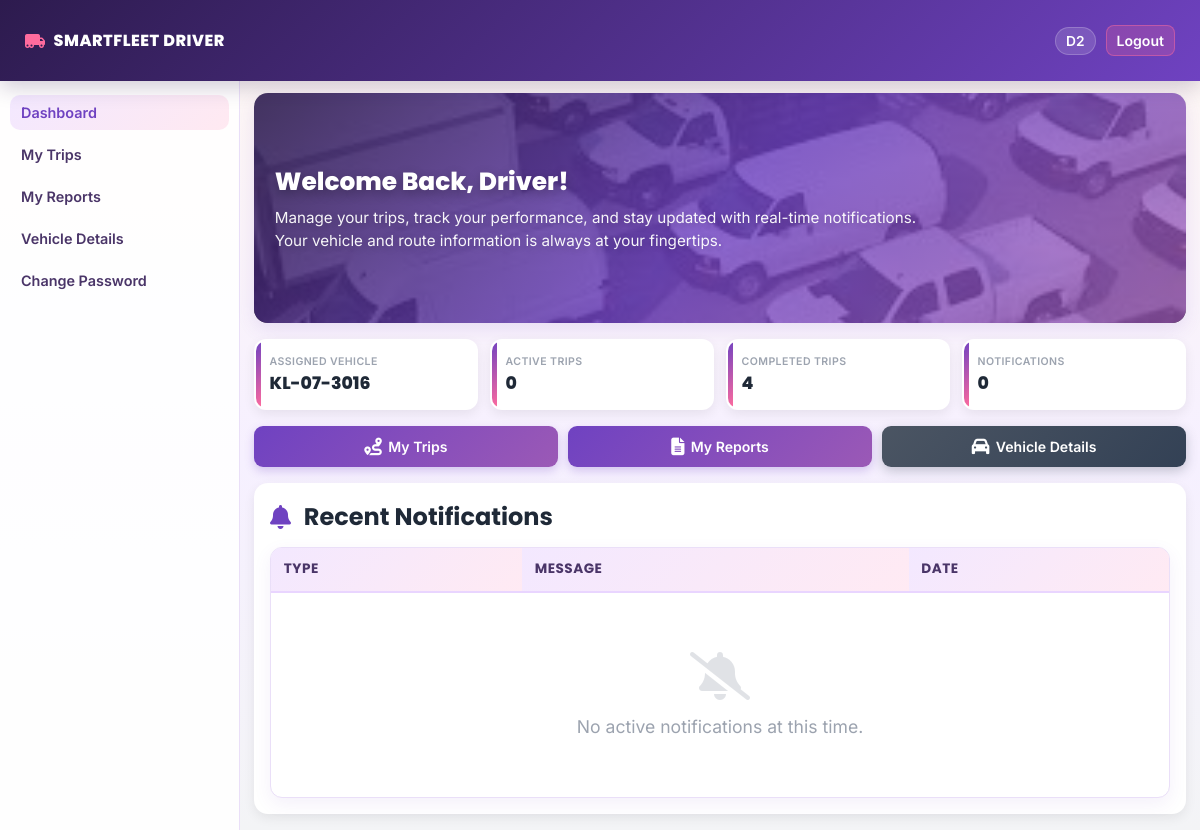
/driver/home/ (signed in), run on an earlier commit of the app's database.
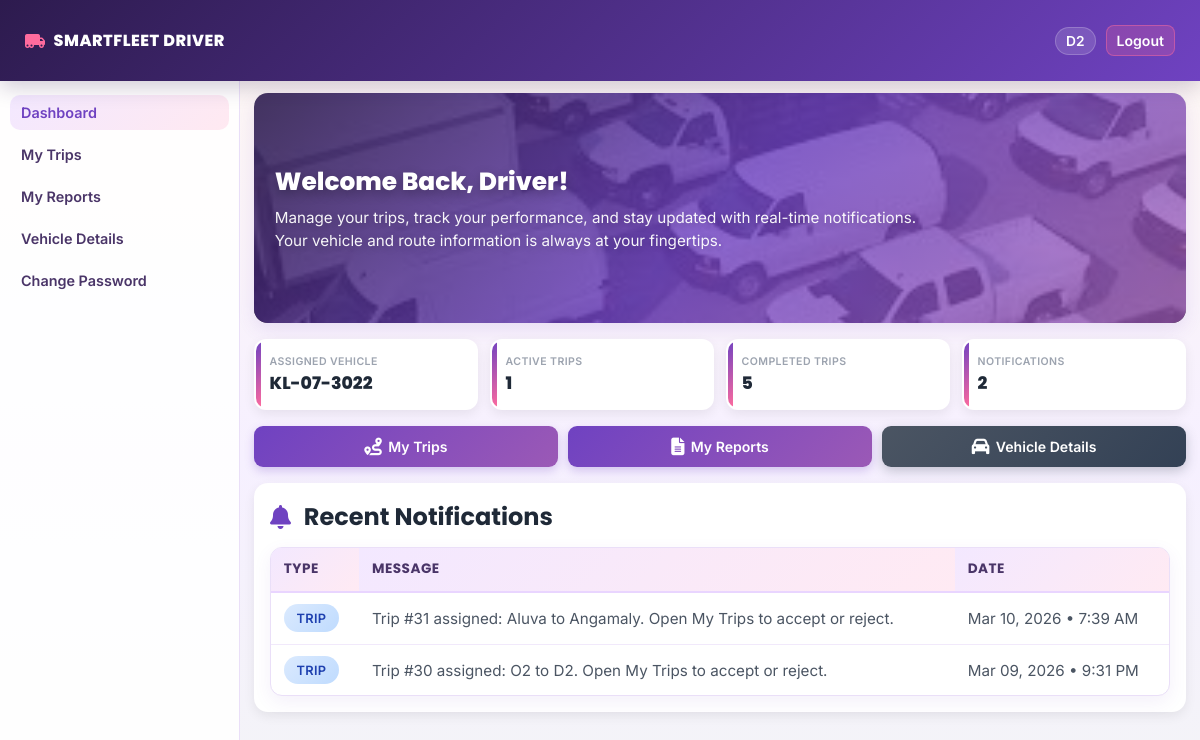
And on a later commit of the database.
### s_fleet/models.py (models this page shows, shortened)
class Vehicle(models.Model):
    STATUS_AVAILABLE = "available"
    STATUS_ASSIGNED = "assigned"
    STATUS_IN_TRIP = "in_trip"
    STATUS_MAINTENANCE = "maintenance"
    STATUS_MAINT_REQUIRED = "maintenance_required"
    STATUS_CHOICES = [
        (STATUS_AVAILABLE, "Available"),
        (STATUS_ASSIGNED, "Assigned"),
        (STATUS_IN_TRIP, "In Trip"),
        (STATUS_MAINTENANCE, "Maintenance"),
        (STATUS_MAINT_REQUIRED, "Maintenance Required"),
    ]
    plate_number = models.CharField(max_length=30, unique=True)
    year_of_manufacture = models.PositiveIntegerField(blank=True, null=True)
    model_name = models.CharField(max_length=100)
    vehicle_type = models.CharField(max_length=80, blank=True, null=True)
    load_capacity = models.FloatField(blank=True, null=True)
    usage_hours = models.FloatField(default=0)
    battery_status = models.FloatField(blank=True, null=True)
    status = models.CharField(max_length=30, choices=STATUS_CHOICES, default=STATUS_AVAILABLE)
    created_at = models.DateTimeField(auto_now_add=True)
    updated_at = models.DateTimeField(auto_now=True)

class Alert(models.Model):
    TYPE_MAINTENANCE = "maintenance"
    TYPE_TRIP = "trip"
    TYPE_DRIVER_RISK = "driver_risk"
    TYPE_CHOICES = [
        (TYPE_MAINTENANCE, "Maintenance"),
        (TYPE_TRIP, "Trip"),
        (TYPE_DRIVER_RISK, "Driver Risk"),
    ]
    SEVERITY_LOW = "low"
    SEVERITY_MEDIUM = "medium"
    SEVERITY_HIGH = "high"
    SEVERITY_CHOICES = [
        (SEVERITY_LOW, "Low"),
        (SEVERITY_MEDIUM, "Medium"),
        (SEVERITY_HIGH, "High"),
    ]
    alert_type = models.CharField(max_length=20, choices=TYPE_CHOICES)
    severity = models.CharField(max_length=10, choices=SEVERITY_CHOICES, default=SEVERITY_MEDIUM)
    title = models.CharField(max_length=120)
    message = models.TextField()
    vehicle = models.ForeignKey(Vehicle, on_delete=models.SET_NULL, blank=True, null=True, related_name="alerts")
    driver = models.ForeignKey(Driver, on_delete=models.SET_NULL, blank=True, null=True, related_name="alerts")
    trip = models.ForeignKey(Trip, on_delete=models.SET_NULL, blank=True, null=True, related_name="alerts")
    prediction = models.ForeignKey(
        PredictionResult,
        on_delete=models.SET_NULL,
        blank=True,
        null=True,
        related_name="alerts",
    )
    is_resolved = models.BooleanField(default=False)
    created_at = models.DateTimeField(auto_now_add=True)
    resolved_at = models.DateTimeField(blank=True, null=True)

### s_fleet/decorators.py (the view)
        def wrapper(request, *args, **kwargs):
            reg_id = request.session.get('reg_id')
            reg = Registration.objects.filter(id=reg_id).first()
            if reg and reg.user_role == required_role:
                return view_func(request, *args, **kwargs)
            else:
                messages.error(request, "⚠️ You do not have permission to access this page.")
                return redirect('home')

### templates/driver_home.html (shortened to what this page needs)
{% extends "base_driver.html" %}
{% load static %}
{% block content %}
    <section class="hero-section">
        <div class="hero-content">
            <h2>Welcome Back, Driver!</h2>
            <p>Manage your trips, track your performance, and stay updated with real-time notifications. Your vehicle and route information is always at your fingertips.</p>
        </div>
    </section>
    <div class="stats-grid">
        <div class="stat-card">
            <h3>Assigned Vehicle</h3>
            <p>
                {% if assigned_vehicle %}
                    {{ assigned_vehicle.plate_number }}
                {% else %}
                    Not Assigned
                {% endif %}
            </p>
        </div>
        <div class="stat-card">
            <h3>Active Trips</h3>
            <p>{{ active_trips }}</p>
        </div>
        <div class="stat-card">
            <h3>Completed Trips</h3>
            <p>{{ completed_trips }}</p>
        </div>
        <div class="stat-card">
            <h3>Notifications</h3>
            <p>{{ notifications_count }}</p>
        </div>
</div>
    <div class="actions-grid">
        <a class="action-btn" href="{% url 'driver_trips' %}">
            <i class="fas fa-route"></i>
            My Trips
        </a>
        <a class="action-btn" href="{% url 'driver_completed_trips' %}">
            <i class="fas fa-file-alt"></i>
            My Reports
        </a>
        <a class="action-btn secondary" href="{% url 'driver_vehicle_detail' %}">
            <i class="fas fa-car"></i>
            Vehicle Details
        </a>
</div>
    <div class="notifications-section">
        <h3 class="section-title">
            <i class="fas fa-bell"></i>
            Recent Notifications
        </h3>
        <table class="modern-table">
            <thead>
                <tr>
                    <th>Type</th>
                    <th>Message</th>
                    <th>Date</th>
                </tr>
            </thead>
            <tbody>
                {% for item in notifications %}
                <tr>
                    <td>
                        <span class="badge type-{{ item.alert_type }}">
                            {{ item.get_alert_type_display }}
                        </span>
                    </td>
                    <td>{{ item.message }}</td>
                    <td>{{ item.created_at|date:"M d, Y • g:i A" }}</td>
                </tr>
                {% empty %}
                <tr>
                    <td colspan="3">
                        <div class="empty-state">
                            <i class="fas fa-bell-slash"></i>
                            <p>No active notifications at this time.</p>
                        </div>
                    </td>
                </tr>
                {% endfor %}
            </tbody>
        </table>
    </div>
{% endblock %}

What changed in the data, as far as the page shows it:
no longer on this page (row edited): Vehicle: plate_number "KL-07-3016"
now on this page (row edited): Vehicle: plate_number "KL-07-3022"
added Alert: alert_type "TRIP", message "Trip #31 assigned: Aluva to Angamaly. Open My Trips to accept or reject.", created_at "Mar 10, 2026 • 7:39 AM"
added Alert: alert_type "TRIP", message "Trip #30 assigned: O2 to D2. Open My Trips to accept or reject.", created_at "Mar 09, 2026 • 9:31 PM"
Also different on the page:
{{ active_trips }}: "0" → "1"
{{ completed_trips }}: "4" → "5"
{{ notifications_count }}: "0" → "2"
text no longer shown: "No active notifications at this time."
